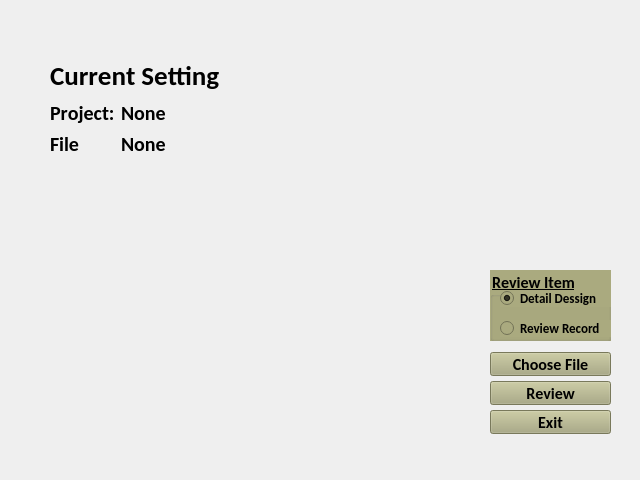
<?xml version="1.0" encoding="UTF-8"?>
<ui version="4.0">
 <class>MainWindow</class>
 <widget class="QMainWindow" name="MainWindow">
  <property name="geometry">
   <rect>
    <x>0</x>
    <y>0</y>
    <width>640</width>
    <height>480</height>
   </rect>
  </property>
  <property name="font">
   <font>
    <family>Calibri</family>
    <pointsize>9</pointsize>
    <weight>75</weight>
    <bold>true</bold>
    <underline>false</underline>
    <kerning>false</kerning>
   </font>
  </property>
  <property name="windowTitle">
   <string>MainWindow</string>
  </property>
  <property name="styleSheet">
   <string notr="true">QMainWindow{
border-image: url(:/bg/background.jpg)
}</string>
  </property>
  <widget class="QWidget" name="centralwidget">
   <widget class="QGroupBox" name="groupBox">
    <property name="geometry">
     <rect>
      <x>490</x>
      <y>270</y>
      <width>121</width>
      <height>71</height>
     </rect>
    </property>
    <property name="font">
     <font>
      <family>Calibri</family>
      <pointsize>12</pointsize>
      <weight>75</weight>
      <bold>true</bold>
      <underline>true</underline>
      <strikeout>false</strikeout>
      <kerning>false</kerning>
     </font>
    </property>
    <property name="autoFillBackground">
     <bool>false</bool>
    </property>
    <property name="styleSheet">
     <string notr="true">background-color: rgb(170, 170, 127);
border-top-color: rgb(86, 86, 64);
border-right-color: rgb(86, 86, 64);
border-bottom-color: rgb(86, 86, 64);
border-left-color: rgb(86, 86, 64);
</string>
    </property>
    <property name="title">
     <string>Review Item</string>
    </property>
    <widget class="QRadioButton" name="ItemDD">
     <property name="geometry">
      <rect>
       <x>10</x>
       <y>20</y>
       <width>121</width>
       <height>17</height>
      </rect>
     </property>
     <property name="font">
      <font>
       <family>Calibri</family>
       <pointsize>10</pointsize>
       <weight>75</weight>
       <bold>true</bold>
      </font>
     </property>
     <property name="text">
      <string>Detail Dessign</string>
     </property>
     <property name="checked">
      <bool>true</bool>
     </property>
     <property name="autoExclusive">
      <bool>false</bool>
     </property>
    </widget>
    <widget class="QRadioButton" name="ItemRR">
     <property name="geometry">
      <rect>
       <x>10</x>
       <y>50</y>
       <width>131</width>
       <height>17</height>
      </rect>
     </property>
     <property name="font">
      <font>
       <family>Calibri</family>
       <pointsize>10</pointsize>
       <weight>75</weight>
       <bold>true</bold>
      </font>
     </property>
     <property name="text">
      <string>Review Record</string>
     </property>
     <property name="autoExclusive">
      <bool>false</bool>
     </property>
    </widget>
   </widget>
   <widget class="QPushButton" name="ReviewButton">
    <property name="geometry">
     <rect>
      <x>490</x>
      <y>381</y>
      <width>121</width>
      <height>24</height>
     </rect>
    </property>
    <property name="font">
     <font>
      <family>Calibri</family>
      <pointsize>12</pointsize>
      <weight>75</weight>
      <bold>true</bold>
     </font>
    </property>
    <property name="styleSheet">
     <string notr="true">background-color: rgb(170, 170, 127);</string>
    </property>
    <property name="text">
     <string>Review</string>
    </property>
   </widget>
   <widget class="QPushButton" name="ExitButton">
    <property name="geometry">
     <rect>
      <x>490</x>
      <y>410</y>
      <width>121</width>
      <height>24</height>
     </rect>
    </property>
    <property name="font">
     <font>
      <family>Calibri</family>
      <pointsize>12</pointsize>
      <weight>75</weight>
      <bold>true</bold>
     </font>
    </property>
    <property name="styleSheet">
     <string notr="true">background-color: rgb(170, 170, 127);</string>
    </property>
    <property name="text">
     <string>Exit</string>
    </property>
   </widget>
   <widget class="QLabel" name="label_Current_Setting">
    <property name="geometry">
     <rect>
      <x>50</x>
      <y>60</y>
      <width>201</width>
      <height>31</height>
     </rect>
    </property>
    <property name="font">
     <font>
      <family>Calibri</family>
      <pointsize>20</pointsize>
      <weight>75</weight>
      <bold>true</bold>
     </font>
    </property>
    <property name="text">
     <string>Current Setting</string>
    </property>
   </widget>
   <widget class="QPushButton" name="ChooseFile">
    <property name="geometry">
     <rect>
      <x>490</x>
      <y>352</y>
      <width>121</width>
      <height>24</height>
     </rect>
    </property>
    <property name="font">
     <font>
      <family>Calibri</family>
      <pointsize>12</pointsize>
      <weight>75</weight>
      <bold>true</bold>
     </font>
    </property>
    <property name="styleSheet">
     <string notr="true">background-color: rgb(170, 170, 127);</string>
    </property>
    <property name="text">
     <string>Choose File</string>
    </property>
   </widget>
   <widget class="QWidget" name="">
    <property name="geometry">
     <rect>
      <x>50</x>
      <y>100</y>
      <width>118</width>
      <height>56</height>
     </rect>
    </property>
    <layout class="QGridLayout" name="gridLayout">
     <item row="0" column="0">
      <widget class="QLabel" name="label_Project_Name">
       <property name="font">
        <font>
         <family>Calibri</family>
         <pointsize>15</pointsize>
         <weight>75</weight>
         <bold>true</bold>
        </font>
       </property>
       <property name="text">
        <string>Project:</string>
       </property>
      </widget>
     </item>
     <item row="0" column="1">
      <widget class="QLabel" name="Project_Name">
       <property name="font">
        <font>
         <family>Calibri</family>
         <pointsize>15</pointsize>
         <weight>75</weight>
         <bold>true</bold>
        </font>
       </property>
       <property name="text">
        <string>None</string>
       </property>
      </widget>
     </item>
     <item row="1" column="0">
      <widget class="QLabel" name="label_Flie_Name">
       <property name="font">
        <font>
         <family>Calibri</family>
         <pointsize>15</pointsize>
         <weight>75</weight>
         <bold>true</bold>
        </font>
       </property>
       <property name="text">
        <string>File</string>
       </property>
      </widget>
     </item>
     <item row="1" column="1">
      <widget class="QLabel" name="File_Name">
       <property name="font">
        <font>
         <family>Calibri</family>
         <pointsize>15</pointsize>
         <weight>75</weight>
         <bold>true</bold>
        </font>
       </property>
       <property name="text">
        <string>None</string>
       </property>
      </widget>
     </item>
    </layout>
   </widget>
  </widget>
  <widget class="QMenuBar" name="menubar">
   <property name="geometry">
    <rect>
     <x>0</x>
     <y>0</y>
     <width>640</width>
     <height>21</height>
    </rect>
   </property>
  </widget>
 </widget>
 <resources>
  <include location="Image/BackGround.qrc"/>
 </resources>
 <connections/>
</ui>
